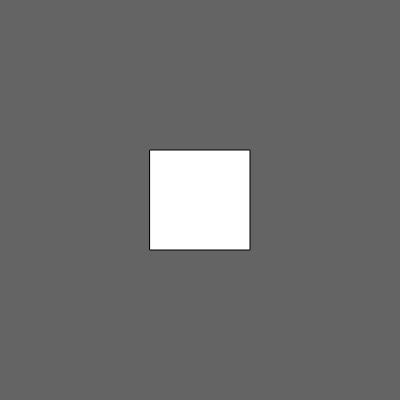
Frame 1 (no input)
Frame 60 (no input): identical to frame 1, image omitted
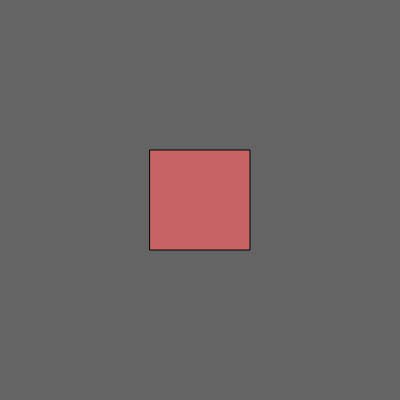
Frame 120 (the mouse pressed at the canvas centre since frame 60)

The p5.js sketch that drew these frames (run headless with seeded random() and noise() and a simulated clock; from frame 60 on, the mouse is pressed at the canvas centre):

// p5.js sketch
// ── sketch.js
// side length
let sl = 100;
//slider to interact with the size of the square
let sldr;
function setup() {
  createCanvas(400, 400);
  // strokeWeight(5);
  //creating the new slider
  
  sldr = createSlider(100, 360, 100);
  //centering the pivot of the square
  rectMode(CENTER);
}
function draw() {
  background(100);
  // assigning the slider value to the square side length
  sl= sldr.value();
  // the rectrangle or square
  rect(width/2, height/2, sl, sl);
  // default white
   fill(255);
  // control structure to allow and control the interactivity
    if(mouseX >= width/2 - sl/2 && mouseX <= width/2 + sl/2 &&  mouseY >= height/2 - sl/2 && mouseY <= height/2 + sl/2){
        fill(200, 100, 100);
       }
    // debug
    // print(mouseX);
}
